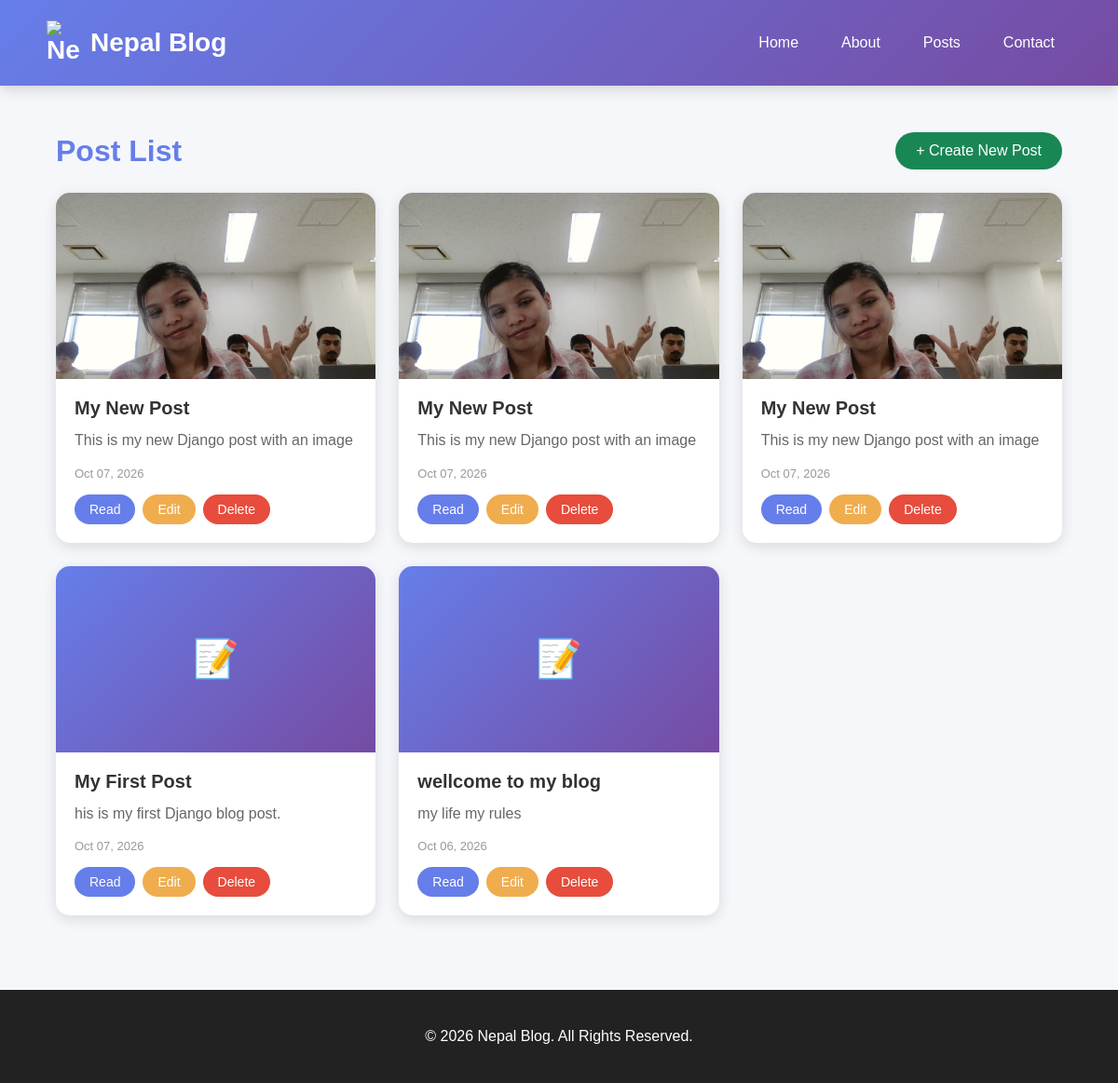
The app's page /posts/, older data.
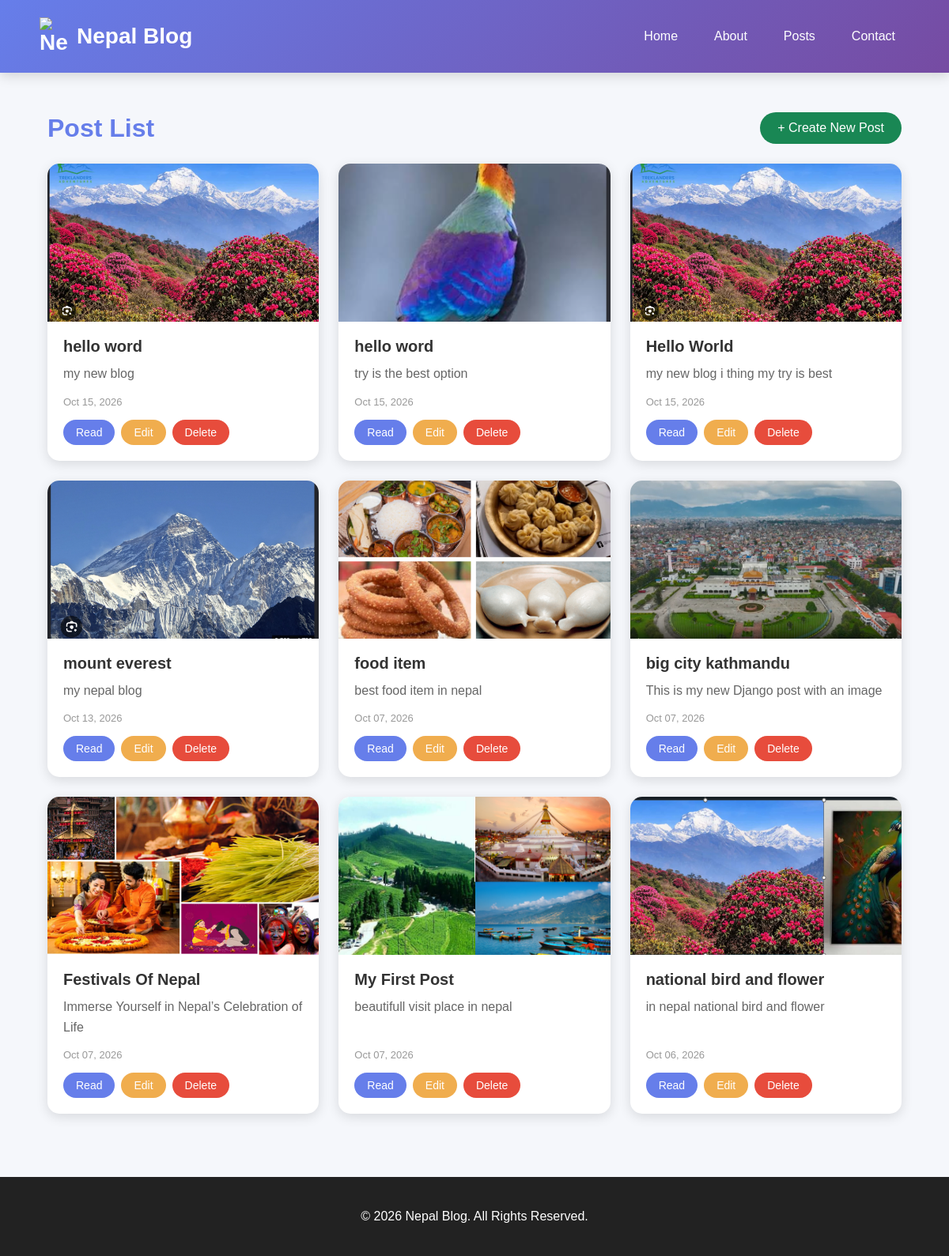
The same page, newer data.
### blog/models.py (models this page shows, shortened)
class Post(models.Model):
    title = models.CharField(max_length=200)
    slug = models.SlugField(unique=True, blank=True, null=True)
    content = models.TextField()
    author = models.ForeignKey(
        settings.AUTH_USER_MODEL,
        on_delete=models.CASCADE,
        null=True,
        blank=True,
    )
    cover_image = models.ImageField(
        upload_to="posts/",
        blank=True,
        null=True
    )
    created_at = models.DateTimeField(auto_now_add=True)
    updated_at = models.DateTimeField(auto_now=True)

### blog/views.py (the view)
# urls.py: path("posts/", views.post_list, name="post_list"),
def post_list(request):
    posts = Post.objects.all().order_by("-created_at")
    return render(request, "blog/post_list.html", {"posts": posts})

### blog/templates/blog/post_list.html (shortened to what this page needs)
{% extends "blog/base.html" %}
{% block content %}
<div class="list-wrap">
    <div class="list-header">
        <h1>Post List</h1>
        <a href="{% url 'post_create' %}" class="create-btn">+ Create New Post</a>
    </div>
    {% if posts %}
    <div class="card-grid">
        {% for post in posts %}
        <div class="card">
            {% if post.cover_image %}
                <img src="{{ post.cover_image.url }}" alt="{{ post.title }}">
            {% else %}
                <div class="no-image">📝</div>
            {% endif %}
            <div class="card-body">
                <h2>{{ post.title }}</h2>
                <p>{{ post.content|truncatechars:100 }}</p>
                <div class="card-date">{{ post.created_at|date:"M d, Y" }}</div>
                <div class="card-actions">
                    <a href="{% url 'post_detail' post.pk %}" class="btn-read">Read</a>
                    <a href="{% url 'post_edit' post.pk %}" class="btn-edit">Edit</a>
                    <a href="{% url 'post_delete' post.pk %}" class="btn-delete">Delete</a>
                </div>
            </div>
        </div>
        {% endfor %}
    </div>
    {% else %}
    <div class="empty">
        <p>No posts yet.</p>
    </div>
    {% endif %}
</div>
{% endblock %}

### blog/templates/blog/base.html (shortened to what this page needs)
<!DOCTYPE html>
<html lang="en">
<head>
</head>
<body>
    <header>
     <a href="/" class="logo" style="display:flex; align-items:center; gap:12px;">
    <img src="https://flagcdn.com/np.svg"
         alt="Nepal Flag"
         style="width:35px; height:48px; object-fit:contain;">
    <span>Nepal Blog</span>
</a>
        <nav>
            <a href="/">Home</a>
            <a href="/about/">About</a>
            <a href="/posts/">Posts</a>
            <a href="/contact/">Contact</a>
        </nav>
    </header>
    <main>
        {% block content %}
        {% endblock %}
    </main>
    <footer>
        <p>© 2026 Nepal Blog. All Rights Reserved.</p>
    </footer>
</body>
</html>

### blog/templates/blog/base.html (style rules this page uses)
* { box-sizing: border-box; }
body { margin: 0; font-family: Arial, sans-serif; background: #f5f7fb; color: #333; }
header { background: linear-gradient(135deg, #667eea, #764ba2); padding: 22px 50px; display: flex; align-items: center; justify-content: space-between; box-shadow: 0 4px 15px rgba(0, 0, 0, 0.15); }
.logo { color: white; font-size: 28px; font-weight: bold; text-decoration: none; }
nav { display: flex; gap: 10px; }
nav a { color: white; text-decoration: none; padding: 10px 18px; border-radius: 25px; font-size: 16px; transition: 0.3s; }
main { min-height: 80vh; padding: 20px; }
footer { text-align: center; padding: 25px; margin-top: 30px; background: #222; color: white; }

### blog/templates/blog/post_list.html (style rules this page uses)
.list-wrap { max-width: 1100px; margin: 30px auto; padding: 0 10px; }
.list-header { display: flex; align-items: center; justify-content: space-between; flex-wrap: wrap; gap: 15px; margin-bottom: 25px; }
.list-header h1 { margin: 0; color: #667eea; }
.create-btn { display: inline-block; padding: 11px 22px; background: #198754; color: white; text-decoration: none; border-radius: 25px; transition: 0.3s; }
.card-grid { display: grid; grid-template-columns: repeat(auto-fill, minmax(280px, 1fr)); gap: 25px; }
.card { background: white; border-radius: 15px; overflow: hidden; box-shadow: 0 4px 15px rgba(0, 0, 0, 0.12); display: flex; flex-direction: column; transition: transform 0.3s, box-shadow 0.3s; }
.card img, .card .no-image { width: 100%; height: 200px; object-fit: cover; display: block; }
.card-body { padding: 20px; display: flex; flex-direction: column; flex: 1; }
.card-body h2 { margin: 0 0 10px; font-size: 20px; color: #333; }
.card-body p { margin: 0 0 15px; color: #666; line-height: 1.6; }
.card-date { font-size: 13px; color: #999; margin-top: auto; margin-bottom: 15px; }
.card-actions { display: flex; gap: 8px; flex-wrap: wrap; }
.card-actions a { padding: 8px 16px; border-radius: 20px; text-decoration: none; color: white; font-size: 14px; }
.btn-read { background: #667eea; }
.btn-edit { background: #f0ad4e; }
.btn-delete { background: #e74c3c; }

Row changes from the older to the newer data that the page shows:
added Post: cover_image (picture), title "hello word", content "my new blog", created_at "Oct 15, 2026"
added Post: cover_image (picture), title "hello word", content "try is the best option", created_at "Oct 15, 2026"
added Post: cover_image (picture), title "Hello World", content "my new blog i thing my try is best", created_at "Oct 15, 2026"
added Post: cover_image (picture), title "mount everest", content "my nepal blog", created_at "Oct 13, 2026"
changed Post: cover_image: a different picture; title "My New Post" → "food item"; content "This is my new Django post with an image" → "best food item in nepal"
changed Post "This is my new Django post with an image": cover_image: a different picture; title "My New Post" → "big city kathmandu"
changed Post: cover_image: a different picture; title "My New Post" → "Festivals Of Nepal"; content "This is my new Django post with an image" → "Immerse Yourself in Nepal’s Celebration of Life"
changed Post "My First Post": cover_image: picture added; content "his is my first Django blog post." → "beautifull visit place in nepal"; no longer shows "📝"
changed Post: cover_image: picture added; title "wellcome to my blog" → "national bird and flower"; content "my life my rules" → "in nepal national bird and flower"; no longer shows "📝"
